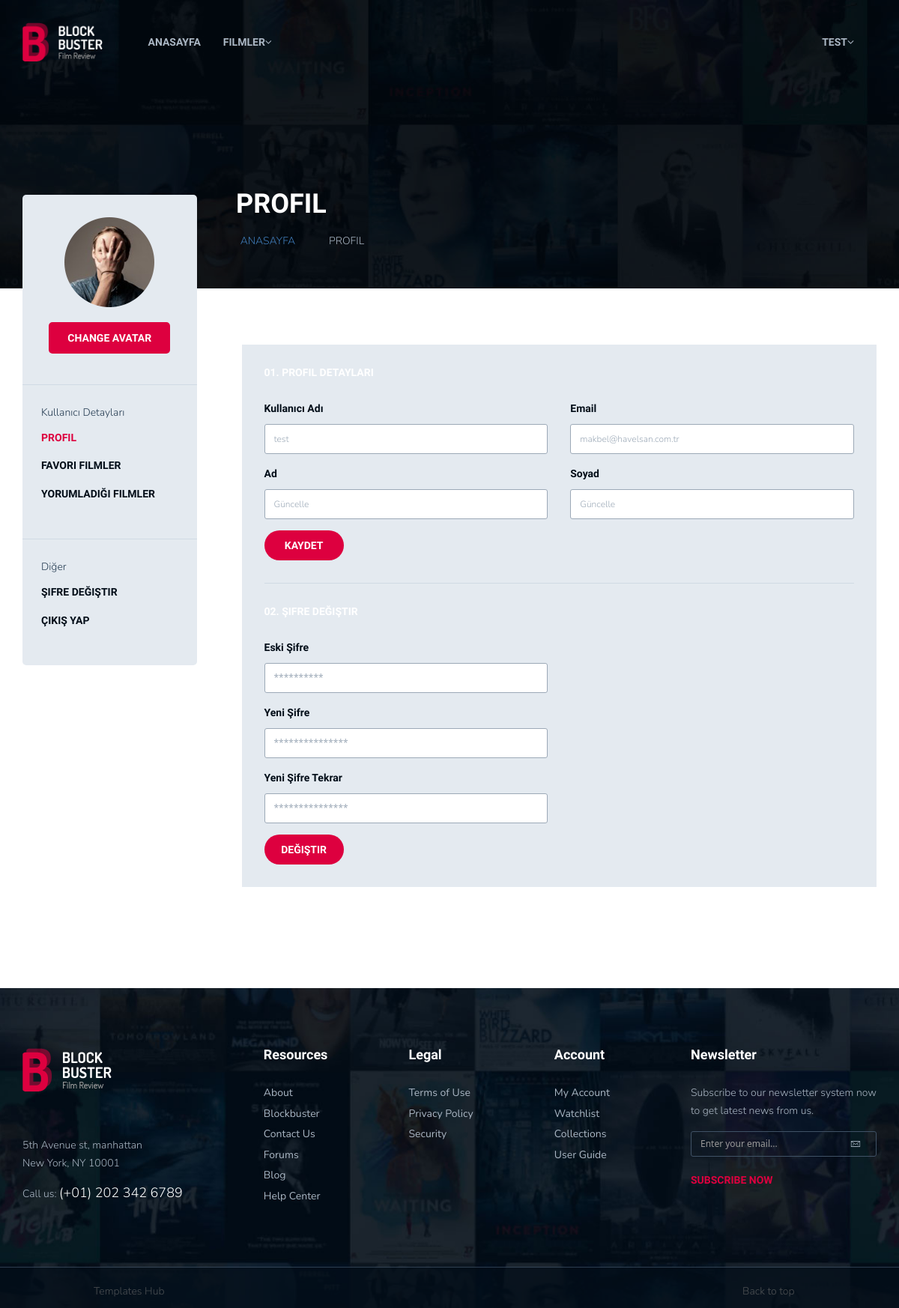
Screenshot of /userprofile_light.php (signed in) with the database file from the repository.
### tables this page shows
CREATE TABLE `users` (
  `id` int(11) NOT NULL,
  `username` text NOT NULL,
  `name` text NOT NULL,
  `lastname` text NOT NULL,
  `email` text NOT NULL,
  `password` text NOT NULL
);

### userprofile_light.php (the view, shortened to what this page needs)
<!DOCTYPE html>
<?php
	include("dbconnect.php");
	$getUser = $conn->query("SELECT * FROM users WHERE  username='".$_SESSION['username']."'");
	$user = mysqli_fetch_assoc($getUser);
?>
<html lang="en" class="no-js">
<head>
	<link rel="stylesheet" href="css/plugins.css">
	<link rel="stylesheet" href="css/style.css">
</head>
<body>
<header class="ht-header">
	<div class="container">
		<?php include("inc/navmenu.php"); ?>
	</div>
</header>
<div class="hero user-hero">
	<div class="container">
		<div class="row">
			<div class="col-md-12">
				<div class="hero-ct">
					<h1 style="text-align:left;margin-left:25%;"><?php echo $_GET["username"] ?> profil</h1>
					<ul class="breadcumb">
						<li class="active"><a href="index.php">Anasayfa</a></li>
						<li> <span class="ion-ios-arrow-right"></span>Profil</li>
					</ul>
				</div>
			</div>
		</div>
	</div>
</div>
		<div class="buster-light">
<div class="page-single">
	<div class="container">
		<div class="row ipad-width">
			<div class="col-md-3 col-sm-12 col-xs-12">
				<div class="user-information">
					<div class="user-img">
						<a href="#"><img src="images/uploads/user-img.png" alt=""><br></a>
						<a href="#" class="redbtn">Change avatar</a>
					</div>
					<div class="user-fav">
						<p>Kullanıcı Detayları</p>
						<ul>
							<li  class="active"><a href="userprofile.html">Profil</a></li>
							<li><a href="userfavoritegrid_light.php?username=<?php echo $_SESSION['username'] ?>">Favori Filmler</a></li>
							<li><a href="userrate.html">Yorumladığı Filmler</a></li>
						</ul>
					</div>
					<div class="user-fav">
						<p>Diğer</p>
						<ul>
							<li><a href="#">Şifre Değiştir</a></li>
							<li onclick="cikisYap()"><a href="#">Çıkış Yap</a></li>
						</ul>
					</div>
				</div>
			</div>
			<div class="col-md-9 col-sm-12 col-xs-12">
				<div class="form-style-1 user-pro" action="#">
					<form action="#" class="user">
						<h4>01. Profil Detayları</h4>
						<div class="row">
							<div class="col-md-6 form-it">
								<label>Kullanıcı Adı</label>
								<input disabled type="text" id="profil_username" value="<?php echo $user["username"] ?> ">
							</div>
							<div class="col-md-6 form-it">
								<label>Email</label>
								<input type="text" id="profil_mail" value="<?php echo $user["email"] ?>">
							</div>
						</div>
						<div class="row">
							<div class="col-md-6 form-it">
								<label>Ad</label>
								<input type="text" id="profil_name" value="<?php echo $user["name"] ?> ">
							</div>
							<div class="col-md-6 form-it">
								<label>Soyad</label>
								<input type="text" id="profil_lastname" value="<?php echo $user["lastname"] ?>">
							</div>
						</div>
						<div class="row">
							<div class="col-md-2">
								<input class="submit" id="profil_güncelle" type="submit"  value="Kaydet">
							</div>
						</div>
					</form>
					<form action="#" class="password">
						<h4>02. Şifre Değiştir</h4>
						<div class="row">
							<div class="col-md-6 form-it">
								<label>Eski Şifre</label>
								<input type="text" placeholder="**********">
							</div>
						</div>
						<div class="row">
							<div class="col-md-6 form-it">
								<label>Yeni Şifre</label>
								<input type="text" placeholder="***************">
							</div>
						</div>
						<div class="row">
							<div class="col-md-6 form-it">
								<label>Yeni Şifre Tekrar</label>
								<input type="text" placeholder="*************** ">
							</div>
						</div>
						<div class="row">
							<div class="col-md-2">
								<input class="submit" type="submit" value="Değiştir">
							</div>
						</div>
					</form>
				</div>
			</div>
		</div>
	</div>
</div>
		</div>
<footer class="ht-footer">
	<div class="container">
		<div class="flex-parent-ft">
			<div class="flex-child-ft item1">
				 <a href="index-2.html"><img class="logo" src="images/logo1.png" alt=""></a>
				 <p>5th Avenue st, manhattan<br>
				New York, NY 10001</p>
				<p>Call us: <a href="#">(+01) 202 342 6789</a></p>
			</div>
			<div class="flex-child-ft item2">
				<h4>Resources</h4>
				<ul>
					<li><a href="#">About</a></li>
					<li><a href="#">Blockbuster</a></li>
					<li><a href="#">Contact Us</a></li>
					<li><a href="#">Forums</a></li>
					<li><a href="#">Blog</a></li>
					<li><a href="#">Help Center</a></li>
				</ul>
			</div>
			<div class="flex-child-ft item3">
				<h4>Legal</h4>
				<ul>
					<li><a href="#">Terms of Use</a></li>
					<li><a href="#">Privacy Policy</a></li>
					<li><a href="#">Security</a></li>
				</ul>
			</div>
			<div class="flex-child-ft item4">
				<h4>Account</h4>
				<ul>
					<li><a href="#">My Account</a></li>
					<li><a href="#">Watchlist</a></li>
					<li><a href="#">Collections</a></li>
					<li><a href="#">User Guide</a></li>
				</ul>
			</div>
			<div class="flex-child-ft item5">
				<h4>Newsletter</h4>
				<p>Subscribe to our newsletter system now <br> to get latest news from us.</p>
				<form action="#">
					<input type="text" placeholder="Enter your email...">
				</form>
				<a href="#" class="btn">Subscribe now <i class="ion-ios-arrow-forward"></i></a>
			</div>
		</div>
	</div>
	<div class="ft-copyright">
		<div class="ft-left">
			<p><a target="_blank" href="https://www.templateshub.net">Templates Hub</a></p>
		</div>
		<div class="backtotop">
			<p><a href="#" id="back-to-top">Back to top  <i class="ion-ios-arrow-thin-up"></i></a></p>
		</div>
	</div>
</footer>
</body>
</html>

### rows the page displays
users: username "test", email "makbel@havelsan.com.tr", name "Güncelle", lastname "Güncelle"

### other values shown
$_SESSION["username"] "TEST"
